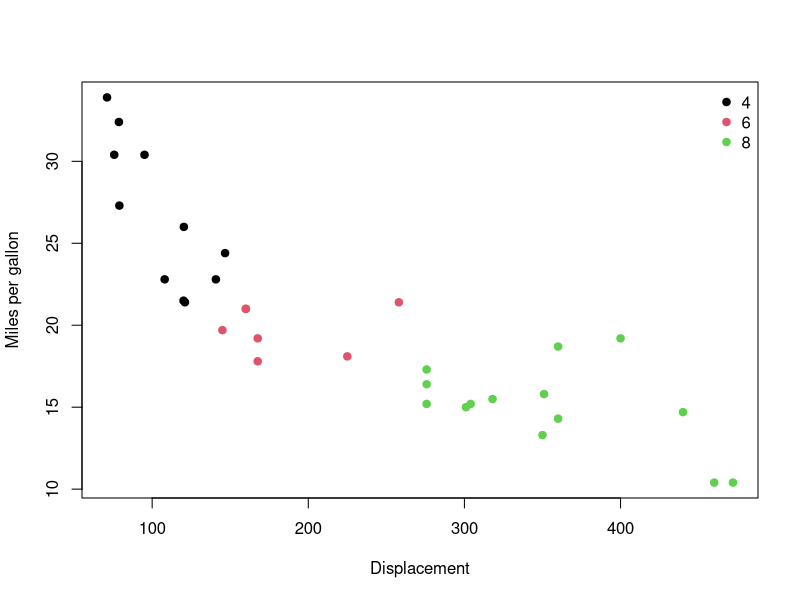

Reproduce this figure in R.
## ---- chunk 1
# The base R idiom. Correct, and nobody writes it twice.
g <- factor(mtcars$cyl)
# as.numeric(g) gives the factor CODES 1..k, not the labels. Hand them to
# palette() to get colours, because R will happily accept the raw integers
# and draw palette entries 1, 2, 3 as if you had meant them.
cols <- palette()[as.numeric(g)]

plot(mtcars$disp, mtcars$mpg, col = cols, pch = 19,
     xlab = 'Displacement', ylab = 'Miles per gallon')
legend('topright', legend = levels(g), pch = 19,
       col = palette()[1:3], bty = 'n')
